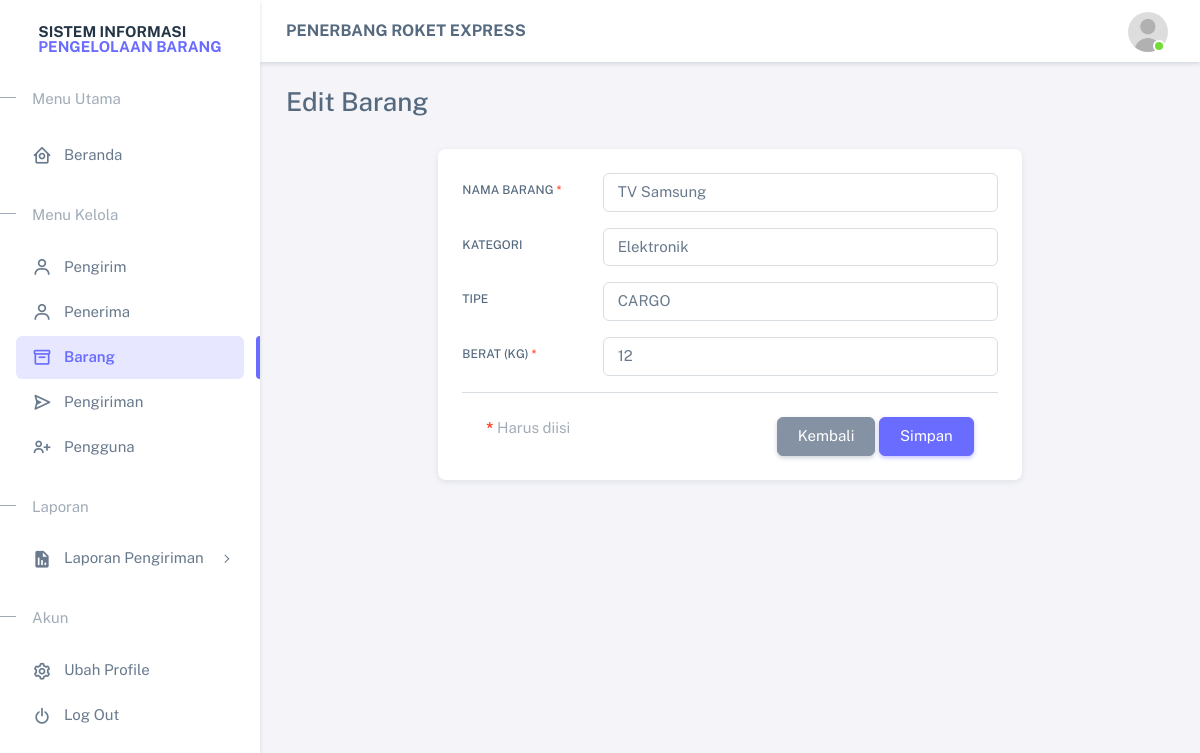
The page /pages/items/edit.php?id=1 (signed in) on the database its author committed.
### tables this page shows
CREATE TABLE IF NOT EXISTS `items` (
  `id` int NOT NULL AUTO_INCREMENT,
  `name` varchar(255) NOT NULL,
  `weight` varchar(255) NOT NULL,
  `category` varchar(255) NOT NULL,
  `type` varchar(100) DEFAULT NULL,
  PRIMARY KEY (`id`)
);

### app/function/function.php (called while the page is built, shortened)
<?php
require_once __DIR__ . '/../connection.php';
function query($sql, $params = [])
{
    global $conn;
    if (empty($params)) {
        $result = mysqli_query($conn, $sql);
        $rows = [];
        while ($row = mysqli_fetch_object($result)) {
            $rows[] = $row;
        }
        return $rows;
    }
    $rows = [];
    return $rows;
}

### pages/items/edit.php (the view, shortened to what this page needs)
<?php
require('./../../app/function/function.php');
$id = $_GET['id'] ?? null;
$item = query("SELECT * FROM items WHERE id = $id")[0] ?? null;
include('./../../views/layouts/main-header.php');
?>
<div class="d-flex align-items-center justify-content-center row">
    <div class="col-sm-8">
        <div class="card">
            <div class="card-body">
                <form action="" method="post">
                    <div class="form-group row mb-3">
                        <label class="col-lg-3 col-form-label">Nama Barang <span class="text-danger">*</span></label>
                        <div class="col-lg-9">
                            <input type="text" name="name" class="form-control" required
                                value="<?= htmlspecialchars($item->name) ?>">
                        </div>
                    </div>
                    <div class="form-group row mb-3">
                        <label class="col-lg-3 col-form-label">Kategori</label>
                        <div class="col-lg-9">
                            <select name="category" class="form-control">
                                <?php
                                $categories = ["Elektronik", "Furniture", "Peralatan", "Pakaian", "Lainnya"];
                                foreach ($categories as $category): ?>
                                    <option value="<?= $category ?>" <?= $item->category == $category ? 'selected' : '' ?>>
                                        <?= $category ?></option>
                                <?php endforeach; ?>
                            </select>
                        </div>
                    </div>
                    <div class="form-group row mb-3">
                        <label class="col-lg-3 col-form-label">Tipe</label>
                        <div class="col-lg-9">
                            <select name="type" class="form-control">
                                <?php
                                $types = ["REG", "ECO", "CARGO", "FOOD", "DOCUMENT"];
                                foreach ($types as $type): ?>
                                    <option value="<?= $type ?>" <?= $item->type == $type ? 'selected' : '' ?>>
                                        <?= $type ?></option>
                                <?php endforeach; ?>
                            </select>
                        </div>
                    </div>
                    <div class="form-group row mb-3">
                        <label class="col-lg-3 col-form-label">Berat (kg) <span class="text-danger">*</span></label>
                        <div class="col-lg-9">
                            <input type="number" name="weight" class="form-control" required
                                value="<?= htmlspecialchars($item->weight) ?>">
                        </div>
                    </div>
                    <div class="card-footer text-end border-top">
                        <span class="text-muted float-start">
                            <strong class="text-danger">*</strong> Harus diisi
                        </span>
                        <div class="float-end">
                            <a href="index.php" class="btn btn-secondary">Kembali</a>
                            <button class="btn btn-primary" name="submit">Simpan</button>
                        </div>
                    </div>
                </form>
            </div>
        </div>
    </div>
</div>
<?php include('./../../views/layouts/main-footer.php') ?>

### rows shown on the page
items: name "TV Samsung", category "Elektronik", type "CARGO", weight "12"

### other values the page prints
$title "Edit Barang"
